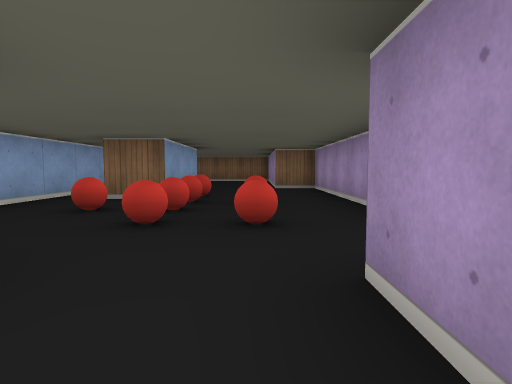
View 1 (above)

12 first-person views from a walk through a cub3D ray-caster map. The camera is about half as high as the walls, tilts 4° down and sees 75° across. The floor is counted in squares. Each view is taken from the middle of a square. On the plan, view 1 faces up. The plan holds only what a view shows up to about 9 squares ahead; the rest is blank. The place goes on beyond the plan.

View 2
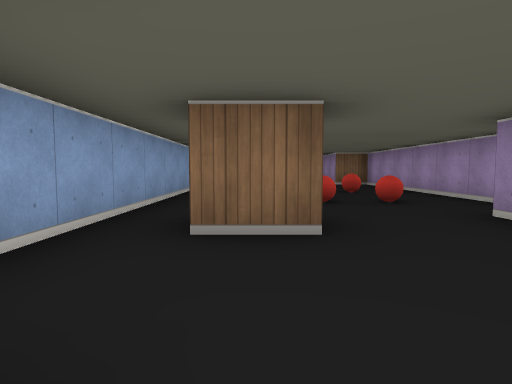

View 3
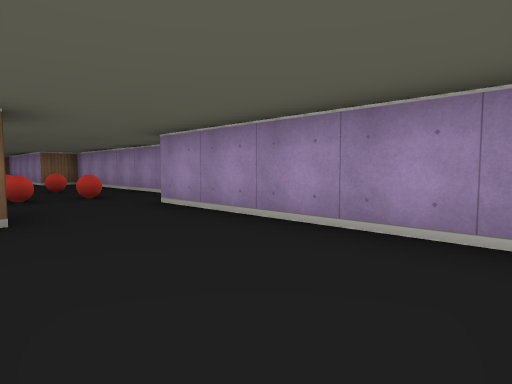

View 4
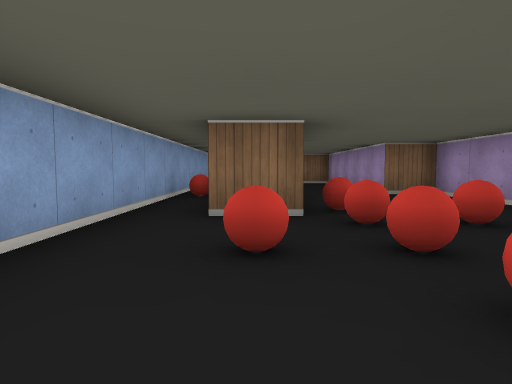

View 5
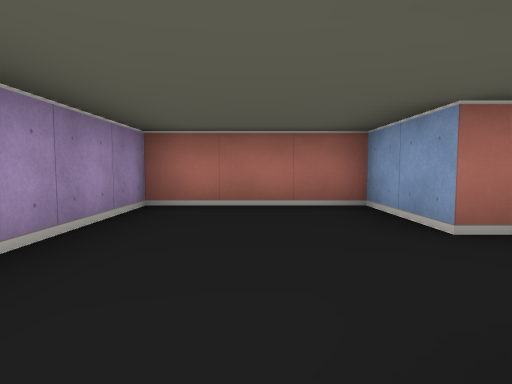

View 6
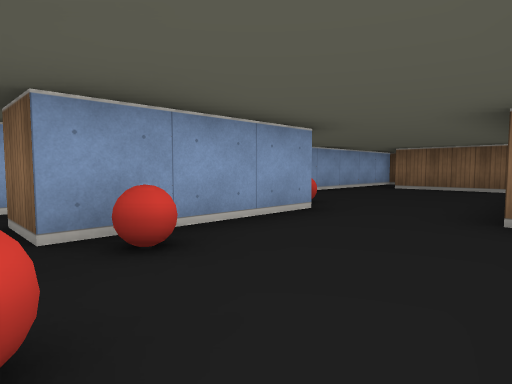

View 7
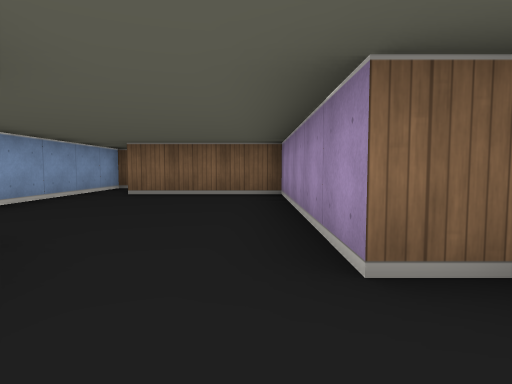

View 8
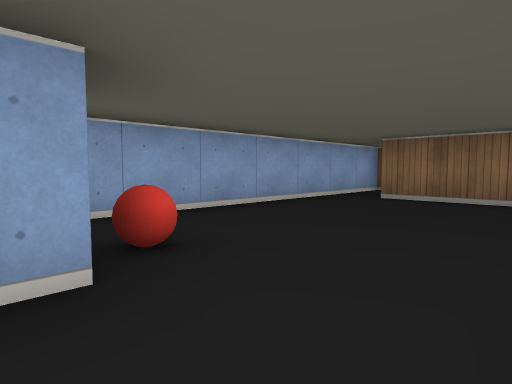

View 9
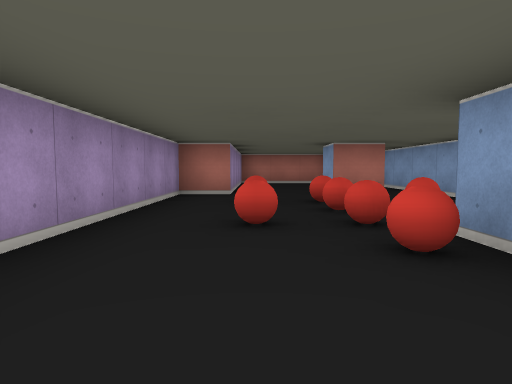

View 10
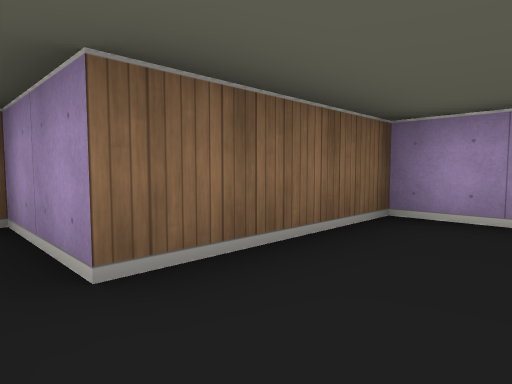

View 11
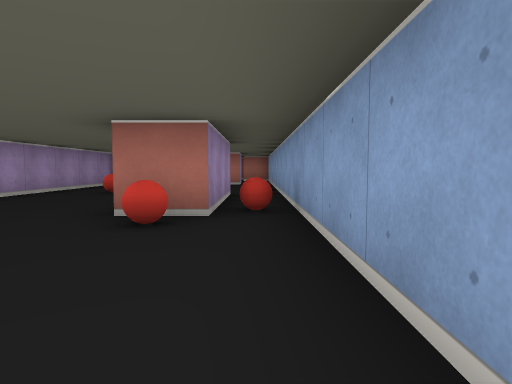

View 12
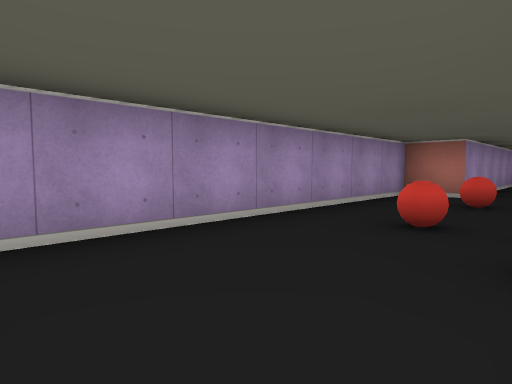

### Floor plan
Points are (right, up) in squares from view 1. A wall is a line through its corners. A room is listed if a view was taken in it or the views show most of it. See-through windows are left out.
Room 1 (views 1, 2, 3, 4, 5, 6, 7, 8, 9, 12)
walls: (-2.6, 1.5) (-1.5, 1.5) (-1.5, 0.5) (-2.5, 0.5); (-3, -1.5) (-2.5, -1.5) (-2.5, -3.5) (0.5, -3.5) (0.5, 1.5) (1.5, 1.5) (1.5, 8.5) (0.5, 8.5); (-1.5, 8.5) (-1.5, 5.5) (-2.5, 5.5) (-2.5, 8.5); (-3.5, 8.6) (-3.5, -1.1)
ways out: opening at (-1.3, 9) to room 2
objects: ball (-3, 8); ball (-2, 4); ball (-1, 3); ball (-1, 4); ball (-1, 5); ball (-1, 6); ball (0, 3); ball (0, 5)
Room 2 (views 10, 11)
walls: (-2.5, 8.5) (-1.5, 8.5); (0.5, 8.5) (0.5, 13.5) (-2.5, 13.5) (-2.5, 15.5) (-3.5, 15.5) (-3.5, 8.6)
ways out: opening at (-1.3, 9) to room 1
objects: ball (-2, 9)

Where each view was taken, in squares from view 1:
view 1: 0 up, 0 right, facing up
view 2: 2 down, 2 left, facing up
view 3: 3 down, 2 left, facing up-right
view 4: 2 up, 2 left, facing up
view 5: 1 up, 1 left, facing down
view 6: 5 up, 1 right, facing up-left
view 7: 7 up, 0 right, facing up
view 8: 8 up, 0 right, facing up-left
view 9: 8 up, 0 right, facing down
view 10: 12 up, 3 left, facing up-right
view 11: 12 up, 3 left, facing down
view 12: 8 up, 1 left, facing down-right
